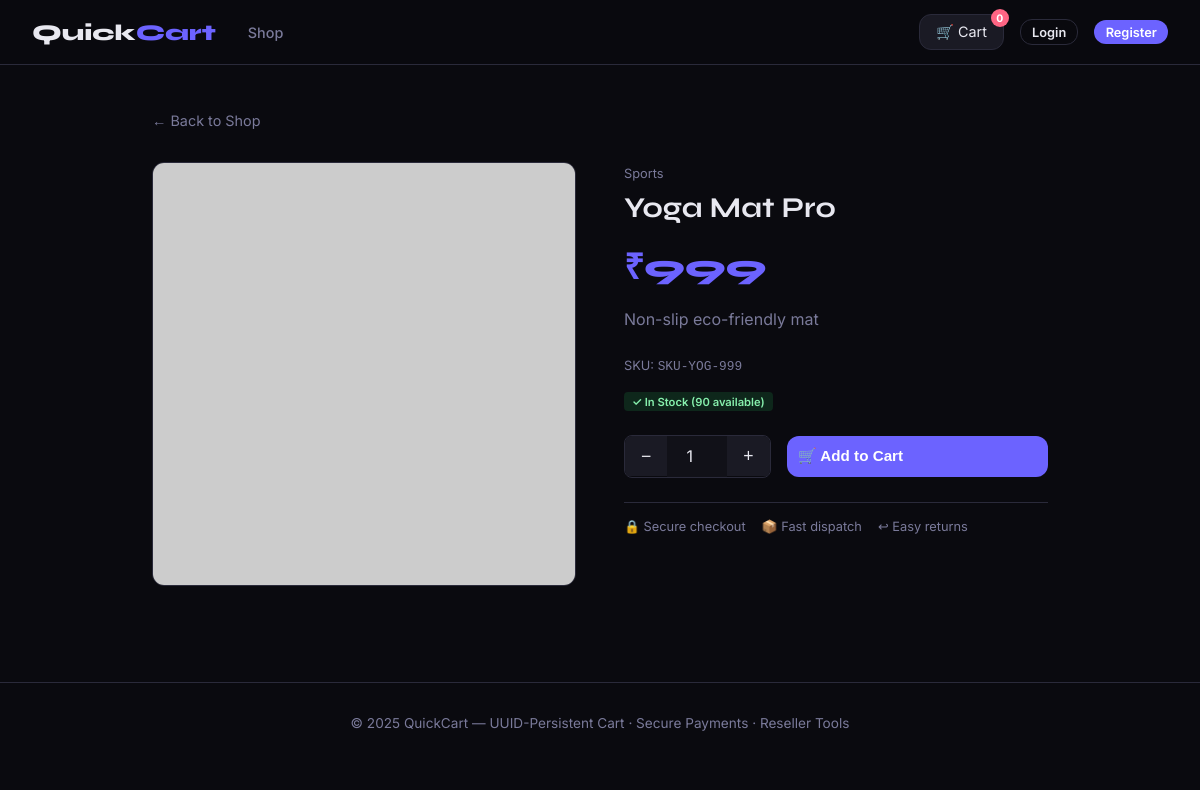
Screenshot of /product/10 with the database file from the repository.
### app.py (models this page shows, shortened)
class Category(db.Model):
    __tablename__ = 'categories'
    id          = db.Column(db.Integer, primary_key=True)
    name        = db.Column(db.String(80), unique=True, nullable=False)
    products    = db.relationship('Product', backref='cat', lazy=True)

class Product(db.Model):
    __tablename__ = 'products'
    id          = db.Column(db.Integer, primary_key=True)
    name        = db.Column(db.String(200), nullable=False)
    description = db.Column(db.Text)
    price       = db.Column(db.Float, nullable=False)
    stock       = db.Column(db.Integer, default=0)
    category_id = db.Column(db.Integer, db.ForeignKey('categories.id'))
    image_url   = db.Column(db.String(300), default='')   # kept for legacy / URL fallback
    sku         = db.Column(db.String(80), unique=True)
    created_at  = db.Column(db.DateTime, default=datetime.utcnow)
    is_active   = db.Column(db.Boolean, default=True)
    images      = db.relationship('ProductImage', backref='product',
                                  lazy=True, cascade='all, delete-orphan',
                                  order_by='ProductImage.sort_order')
    @property
    def primary_image_url(self):
        primary = next((img for img in self.images if img.is_primary), None)
        if not primary and self.images:
            primary = self.images[0]
        if primary:
            return url_for('static', filename=f'uploads/products/{primary.filename}')
        if self.image_url:
            return self.image_url
        return 'https://placehold.co/400x400/1a1a24/7a7a9a?text=No+Image'

### app.py (the view)
@app.route('/product/<int:pid>')
def product_detail(pid):
    p = Product.query.get_or_404(pid)
    return render_template('product.html', product=p)

### templates/product.html (shortened to what this page needs)
{% extends "base.html" %}
{% block content %}
<div class="container" style="max-width:960px;">
  <a href="/shop" style="color:var(--muted); font-size:.9rem;">← Back to Shop</a>
  <div class="product-layout">
    <div>
      <div class="main-image-wrap">
        <img id="main-img"
             src="{{ product.primary_image_url }}"
             alt="{{ product.name }}">
      </div>
    </div>
    <div>
      <span style="font-size:.8rem; color:var(--muted);">{{ product.cat.name if product.cat else 'Uncategorized' }}</span>
      <h1 style="font-size:1.8rem; margin:.5rem 0 1rem;">{{ product.name }}</h1>
      <div style="font-family:'Syne',sans-serif; font-size:2.2rem; font-weight:800; color:var(--accent); margin-bottom:1rem;">
        ₹{{ "%.0f"|format(product.price) }}
      </div>
      <p style="color:var(--muted); line-height:1.8; margin-bottom:1.5rem;">
        {{ product.description or 'No description available.' }}
      </p>
      {% if product.sku %}
      <div style="font-size:.8rem; color:var(--muted); margin-bottom:1rem;">
        SKU: <code>{{ product.sku }}</code>
      </div>
      {% endif %}
      {% if product.stock > 10 %}
        <span class="stock-badge stock-ok">✓ In Stock ({{ product.stock }} available)</span>
      {% elif product.stock > 0 %}
        <span class="stock-badge stock-low">⚠ Only {{ product.stock }} left!</span>
      {% else %}
        <span class="stock-badge stock-out">✗ Out of Stock</span>
      {% endif %}
      {% if product.stock > 0 %}
      <div style="display:flex; gap:1rem; align-items:center; margin-top:1.5rem;">
        <div style="display:flex; align-items:center; border:1px solid var(--border); border-radius:8px; overflow:hidden;">
          <button onclick="changeQty(-1)" style="background:var(--bg3); border:none; color:var(--text); padding:.6rem 1rem; cursor:pointer; font-size:1.1rem;">−</button>
          <input type="number" id="qty" value="1" min="1" max="{{ product.stock }}"
                 style="width:60px; text-align:center; border:none; background:var(--bg2); color:var(--text); font-size:1rem; border-radius:0;">
          <button onclick="changeQty(1)" style="background:var(--bg3); border:none; color:var(--text); padding:.6rem 1rem; cursor:pointer; font-size:1.1rem;">+</button>
        </div>
        <button class="btn btn-primary" style="flex:1; padding:.7rem; font-size:.95rem;" onclick="addToCartQty({{ product.id }})">
          🛒 Add to Cart
        </button>
      </div>
      {% endif %}
      <div style="display:flex; gap:1rem; margin-top:1.5rem; padding-top:1rem; border-top:1px solid var(--border);">
        {% for icon, text in [('🔒','Secure checkout'),('📦','Fast dispatch'),('↩','Easy returns')] %}
        <div style="display:flex; align-items:center; gap:.3rem; font-size:.8rem; color:var(--muted);">
          {{ icon }} {{ text }}
        </div>
        {% endfor %}
      </div>
    </div>
  </div>
</div>
{% endblock %}

### templates/base.html (style rules this page uses)
:root { --bg: #0a0a0f; --bg2: #111118; --bg3: #1a1a24; --border: #2a2a3a; --accent: #6c63ff; --accent2: #ff6584; --gold: #ffd700; --text: #e8e8f0; --muted: #7a7a9a; --success: #22c55e; --danger: #ef4444; --warning: #f59e0b; --radius: 12px; --shadow: 0 8px 32px rgba(0,0,0,.5); }
*, *::before, *::after { box-sizing: border-box; margin: 0; padding: 0; }
body { background: var(--bg); color: var(--text); font-family: 'Inter', sans-serif; min-height: 100vh; }
a { color: var(--accent); text-decoration: none; }
h1,h2,h3,h4 { font-family: 'Syne', sans-serif; }
.btn { display: inline-flex; align-items: center; gap: .4rem; padding: .55rem 1.2rem; border-radius: var(--radius); border: none; font-size: .88rem; font-weight: 600; cursor: pointer; transition: all .2s; text-decoration: none !important; }
.btn-primary { background: var(--accent); color: #fff; }
.container { max-width: 1300px; margin: auto; padding: 2rem; }
input, select, textarea { width: 100%; background: var(--bg3); border: 1px solid var(--border); color: var(--text); padding: .65rem .9rem; border-radius: 8px; font-size: .9rem; outline: none; transition: border-color .2s; font-family: inherit; }
.stock-badge { display: inline-block; font-size: .7rem; padding: .15rem .5rem; border-radius: 4px; font-weight: 600; }
.stock-ok { background: rgba(34,197,94,.15); color: #86efac; }

### templates/product.html (style rules this page uses)
.product-layout { display: grid; grid-template-columns: 1fr 1fr; gap: 3rem; margin-top: 2rem; }
.main-image-wrap { position: relative; border-radius: var(--radius); overflow: hidden; border: 1px solid var(--border); aspect-ratio: 1; background: var(--bg2); }
.main-image-wrap img { width: 100%; height: 100%; object-fit: cover; transition: opacity .3s; }

### rows the page displays
Category: cat "Sports"
Product: name "Yoga Mat Pro", price "999", description "Non-slip eco-friendly mat", sku "SKU-YOG-999", stock "90"

### other values shown
{{ icon }} "🔒" "📦" "↩"
{{ text }} "Secure checkout" "Fast dispatch" "Easy returns"
